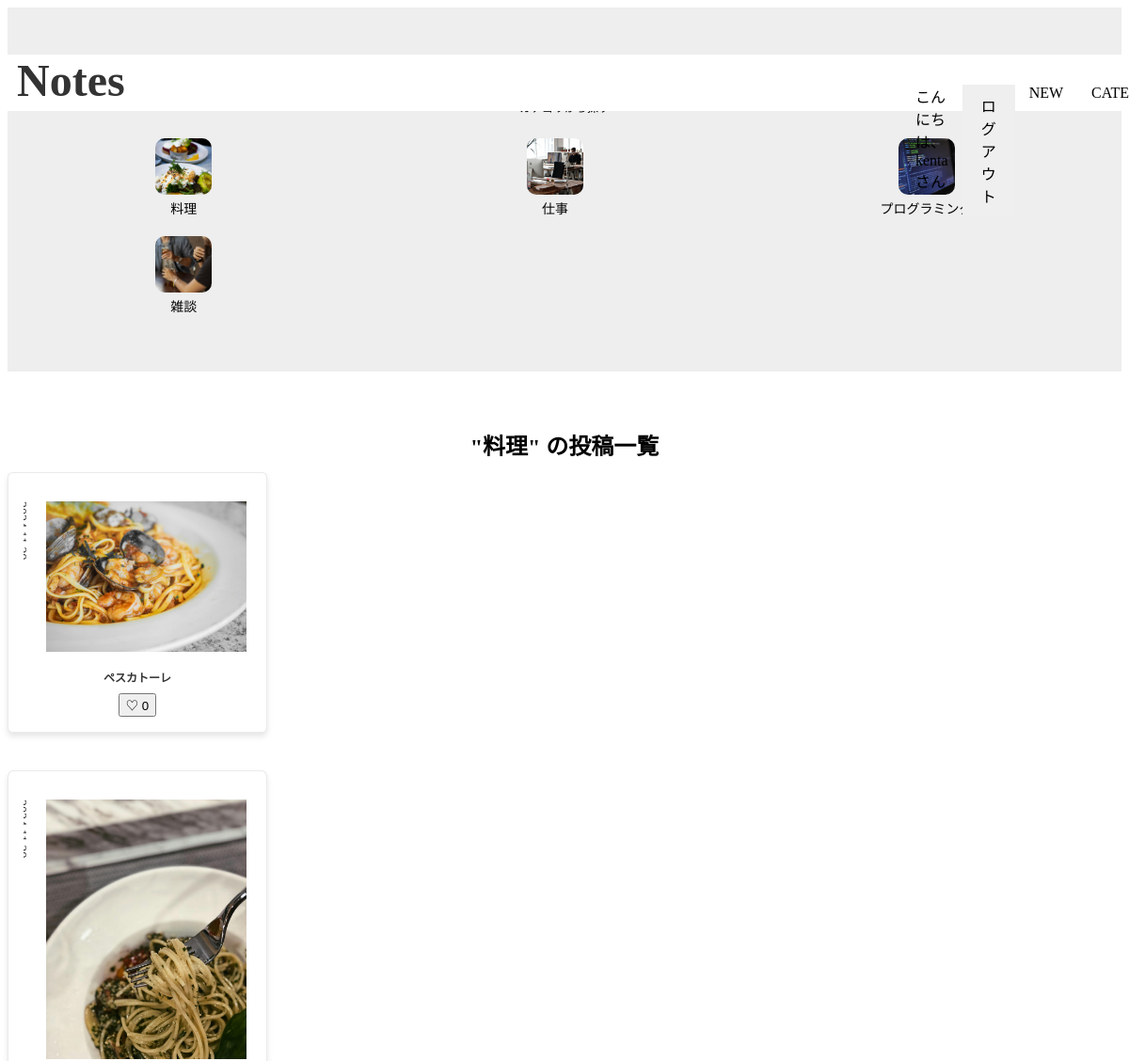
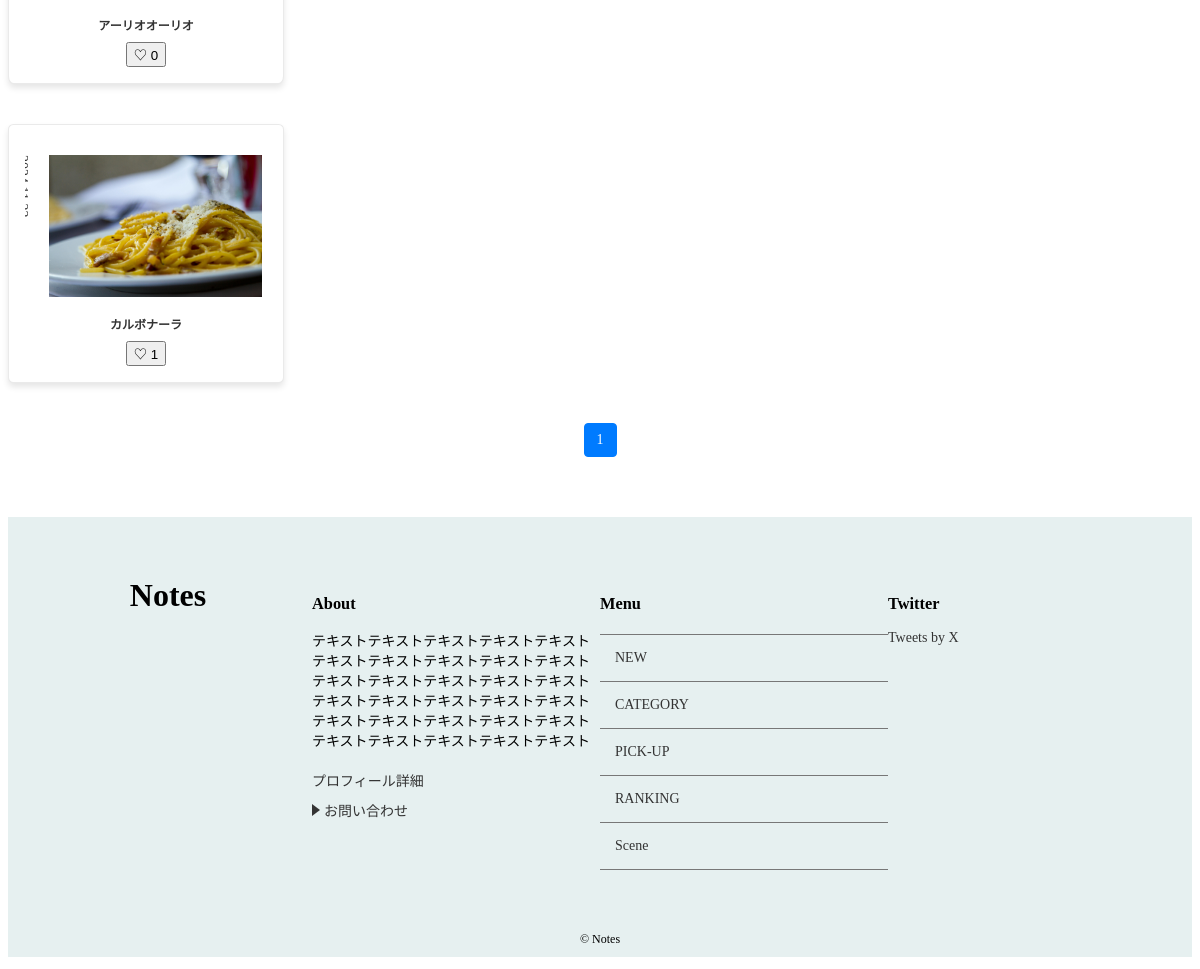
/category/1/ (signed in), run on the app's committed database (2 pictures, top to bottom).
### notes/models.py (models this page shows, shortened)
class Category(models.Model):
    name = models.CharField('カテゴリ',max_length=30)
    image = models.ImageField(upload_to='category_images/', blank=True,null=True)
    created_at = models.DateField('作成日',default=timezone.now)

class Post(models.Model):
    title = models.CharField('タイトル',max_length=255)
    image = models.ImageField(upload_to='images',verbose_name='イメージ画像',null=True, blank=True)
    text = models.TextField('本文')
    author = models.ForeignKey(User, on_delete=models.CASCADE, verbose_name='著者', null=True, blank=True)
    created_at = models.DateTimeField('作成日',default=timezone.now)
    category = models.ForeignKey(Category,verbose_name='カテゴリ',on_delete=models.PROTECT)
    views = models.PositiveIntegerField(default=1)
    tags = TaggableManager()
    def likes_count(self):
        return self.likes.count()

### notes/views.py (the view)
# urls.py: path('category/<int:pk>/',views.CategoryView.as_view(),name='category'),
class CategoryView(generic.ListView):
    model = Post
    paginate_by = 10
    template_name = 'notes/category.html'
    context_object_name = 'post_list'
    def get_queryset(self):
        category = get_object_or_404(Category,pk=self.kwargs['pk'])
        queryset = Post.objects.order_by('-created_at').filter(category=category)
        return queryset
    def get_context_data(self, **kwargs):
        context = super().get_context_data(**kwargs)
        category = get_object_or_404(Category, pk=self.kwargs['pk'])
        context['category'] = category
        all_pickups = list(Post.objects.order_by('-created_at')[:10])
        random_pickups = random.sample(all_pickups, min(len(all_pickups), 3))
        context['pickups'] = random_pickups
        context['ranked_posts'] = Post.objects.annotate(likes_count=Count('likes')).order_by('-likes_count')[:3]
        context['all_categories'] = Category.objects.all()
        user = self.request.user
        if user.is_authenticated:
            liked_posts = Like.objects.filter(user=user).values_list('post_id', flat=True)
            context['liked_posts'] = list(liked_posts)
        else:
            context['liked_posts'] = []
        context['current_sort'] = self.request.GET.get('sort', 'created_at')
        return context

### notes/context_processors.py (called while the page is built)
def common(repuest):
    context = {
        'category_list':Category.objects.all(),
    }
    return context

### notes/templatetags/mytag.py (called while the page is built)
@register.simple_tag
def url_replace(request,field,value):
    url_dict =request.GET.copy()
    url_dict[field] = value
    return url_dict.urlencode()

### notes/templates/notes/category.html (shortened to what this page needs)
{% extends 'notes/base.html' %}
{% load static %}
{% block content %}
<div id="category-container">
    <section class="category wrapper">
      <div class="category-top">
      </div>
      <div class="category-subtop">
      </div>
      <div class="category-list-container">
        {% for category in category_list %}
        <div class="category-list">
          <a class="" href="{% url 'notes:category' category.pk %}">
            {% if category.image %}
            <img class="category-image" src="{{ category.image.url }}" alt="{{ category.name }}">
            {% else %}
            <p>画像がありません。</p>
            {% endif%}
          </a>
          <p>{{ category.name }}</p>
        </div>
        {% endfor %}
      </div>
    </section>
</div>
<div class="category-related-container">
    <div class="category-related wrapper">
    {% if post_list %}
        <div class="category-related-top">
            "{{ category.name }}" の投稿一覧
        </div>
        {% for post in post_list %}
        <div class="article-content">
            <a href="{% url 'notes:detail' post.pk %}" >
            <ul>
                <li id="post-created-at">
                    <p>{{ post.created_at|date:"Y.m.d"}}</p>
                </li>
                <li id="post-image">
                    {% if post.image %}
                    <img src="{{ post.image.url }}" alt="画像">
                    {% else %}
                    <p>画像がありません。</p>
                    {% endif %}
                </li>
            </ul>
            <h2 class="article-title">
                  {{ post.title }}
            </h2>
            </a>
            {% if post.id in liked_post %}
              <button class="like-button liked" data-post-id="{{ post.id }}">
                ❤️<span class="like-count">{{ post.likes_count }}</span>
              </button>
            {% else %}
              <button class="like-button" data-post-id="{{ post.id }}">
                ♡ <span class="like-count">{{ post.likes_count }}</span>
              </button>
            {% endif %}
        </div>
        {% endfor %}
    {% else %}
        <p>このカテゴリーには投稿がありません。</p>
    {% endif %}
        <div class="page-menu">
        {% include 'notes/page.html' %}
        </div>
    </div>
</div>
{% endblock %}

### notes/templates/notes/base.html (shortened to what this page needs)
<!DOCTYPE html>
<html lang="ja">
<head>
    <link rel="stylesheet" href="https://cdnjs.cloudflare.com/ajax/libs/font-awesome/6.6.0/css/all.min.css">
     {% load static %}
    <link rel="stylesheet" href="{% static 'notes/css/index.css' %}">
    {% block extra_css %}
    <link rel="stylesheet" href="{% static 'notes/css/detail.css' %}">
    <link rel="stylesheet" href="{% static 'notes/css/contact_form.css' %}">
    <link rel="stylesheet" href="{% static 'notes/css/contact_confirm.css' %}">
    <link rel="stylesheet" href="{% static 'notes/css/contact_success.css' %}">
    <link rel="stylesheet" href="{% static 'notes/css/signup.css' %}">
    <link rel="stylesheet" href="{% static 'notes/css/login.css' %}">
    <link rel="stylesheet" href="{% static 'notes/css/category.css' %}">
    <link rel="stylesheet" href="{% static 'notes/css/post_tagged.css' %}">
    {% endblock %}
</head>
<body>
  <header id="header">
      <div class="site-title wrapper">
        <a href="{% url 'notes:index'%}">Notes</a>
      </div>
      <nav id="navi">
        <ul class="menu">
          {% if user.is_authenticated %}
          <li>
            <a href="{% url 'notes:about' %}">こんにちは、{{ user.username }} さん</a>
          </li>
          <li>
            <form action="{% url 'notes:logout' %}" method="post">
              <button type="submit">ログアウト</button>
            </form>
          </li>
          {% endif %}
          <li>
            <a href="#main-container">NEW</a>
          </li>
          <li>
            <a href="#category-container">CATEGORY</a>
          </li>
      </ul>
      </nav>
  </header>
  {% block content %}
  {% endblock %}
    <footer id="footer">
      <div class="content wrapper">
        <div class="content-top">
          Notes
        </div>
        <section class="item">
          <h3 class="footer-title">About</h3>
          <p>
            テキストテキストテキストテキストテキストテキストテキストテキストテキストテキスト
            テキストテキストテキストテキストテキストテキストテキストテキストテキストテキスト
            テキストテキストテキストテキストテキストテキストテキストテキストテキストテキスト
          </p>
          <ul class="about-list">
            <li><a href="#" class="{% url 'notes:about' %}">プロフィール詳細</a></li>
            <li><a href="{% url 'notes:contact_form' %}" class="arrow">お問い合わせ</a></li>
          </ul>
        </section>
        <section class="item">
          <h3 class="footer-title">Menu</h3>
          <ul class="menu-list">
            <li><a href="#main-container">NEW</a></li>
            <li><a href="#category-container">CATEGORY</a></li>
            <li><a href="#pick-up-container">PICK-UP</a></li>
            <li><a href="#ranking-container">RANKING</a></li>
            <li><a href="#scene-container">Scene</a></li>
          </ul>
        </section>
        <section class="item">
          <h3 class="footer-title">Twitter</h3>
          <a class="twitter-timeline" data-height="315" href="https://twitter.com/X?ref_src=twsrc%5Etfw">Tweets by X</a>
        </section>
      </div>
      <p class="copyright">&copy Notes</p>
    </footer>
</body>
</html>

### notes/static/notes/css/index.css (style rules this page uses)
* { box-sizing: border-box; }
html { font-size: 100%; scroll-behavior: smooth; }
body { font-size: 0.875rem; background-color: #ffffff; }
a { color: #333; text-decoration: none; transform: all 0.5s; }
img { max-width: 100%; }
li { list-style: none }
.wrapper { max-width: 1200px; margin: 0 auto; padding: 0 0; }
.site-title { font-size: 2rem; }
#header { display: flex; justify-content: space-between; width: 100%; height: 60px; background-color: #ffffff; position: fixed; z-index: 1000; }
#header .site-title { text-align: left; font-size: 2rem; font-weight: bold; margin-left: 10px; }
#navi { position: relative; }
.menu { list-style: none; padding: 0; margin: 0; position: fixed; top: 0; right: 0; height: 100%; width: 250px; background-color: #f8f8f8; transform: translateX(100%); transition: transform 0.3s ease; display: flex; flex-direction: column; gap: 1rem; padding-top: 2rem; }
.menu a, .menu button { display: inline-block; padding: 10px 20px; text-decoration: none; color: #000; border: none; border-radius: none; cursor: pointer; font-size: 16px; transition: background-color 0.3s ease; }
.article-content { text-align: center; padding: 1rem 1rem; margin-bottom: 40px; border: 1px solid rgba(51, 51, 51, 0.1); border-radius: 2%; }
.article-content ul { display: flex; justify-content: space-between; padding: 0; }
#post-created-at { writing-mode: vertical-rl; width: 8%; white-space: nowrap; overflow: hidden; text-align: left; margin: 0; padding: 0; }
#post-image { width: 90%; object-fit: cover; padding-right: 5px; }
.article-title { font-size: 0.75rem; margin: 0.5rem 0 0.5rem 0; }
#category-container { background-color: #eeeeee; padding-top: 60px; padding-bottom: 60px; }
.category-top { display: inline-block; width: 100%; text-align: center; font-size: 2rem; font-weight: bold; }
.category-subtop { display: inline-block; width: 100%; text-align: center; margin-bottom: 1.5rem; font-size: 0.75rem; }
.category { text-align: center; }
.category-list-container { display: flex; flex-wrap: wrap; gap: 20px; }
.category-list { flex: 0 0 calc(33.33% - 20px); box-sizing: border-box; text-align: center; }
.category-list p { margin: 0; }
.category-image { width: 60px; height: 60px; object-fit: cover; border-radius: 10px; }
#footer { font-size: 0.875rem; background-color: #e6f0f0; }
#footer .item { margin-bottom: 20px; width: 100%; }
footer { padding-top: 60px; }
#footer .content { display: flex; justify-content: space-between; flex-direction: column; align-items: flex-start; padding: 0 1rem; }
.content-top { display: inline-block; width: 100%; text-align: center; font-size: 2rem; font-weight: bold; }
#footer ul.about-list { margin: 20px 0; padding: 0; }
#footer ul.about-list li { margin-bottom: 10px; }
#footer ul.about-list .arrow { position: relative; display: inline-block; padding-left: 12px; color: #333; }
#footer ul.about-list .arrow::before { content: ''; width: 0; height: 0; border-style: solid; border-width: 6px 0 6px 8px; border-color: transparent transparent transparent #333; position: absolute; top: 50%; left: 0; margin-top: -6px; }
#footer ul.menu-list { border-bottom: 1px solid #777; margin: 20px 0; padding: 0; }
#footer ul.menu-list li { border-top: 1px solid #777; padding: 15px; }
#footer .copyright { font-size: 0.750rem; text-align: center; padding: 10px 0; }
@media (min-width: 768px) { #header { margin-top: 50px; margin-bottom: 100px; } }
@media (min-width: 768px) { #header .site-title { font-size: 3rem; } }
@media (min-width: 768px) { .article-content { background-color: white; border: 1px solid #ddd; border-radius: 5px; box-shadow: 0 4px 6px rgba(0, 0, 0, 0.1); padding: 20px; text-align: center; flex: 1 1 calc(33.333% - 20px); max-width: calc(33.333% - 20px); } }
@media (min-width: 768px) { #post-created-at { width: 10%; text-align: center; } }
@media (min-width: 768px) { #post-image { width: 85%; } }
@media (min-width: 768px) { #footer .content { flex-direction: row; justify-content: space-between; } }
@media (min-width: 768px) { .menu { display: flex; flex-direction: row; position: static; transform: none; height: auto; background-color: transparent; gap: 0; } }
@media (min-width: 768px) { .menu a { padding: 0 15px; } }
@media (min-width: 768px) { .article-content { background-color: white; border: 1px solid #ddd; border-radius: 5px; box-shadow: 0 4px 6px rgba(0, 0, 0, 0.1); padding: 20px; text-align: center; flex: 1 1 calc(25% - 20px); max-width: calc(25% - 20px); } }

### data on the page
Category: image (picture), name "料理"
Category: image (picture), name "仕事"
Category: image (picture), name "プログラミング"
Category: image (picture), name "雑談"
Post: image (picture), title "ペスカトーレ", likes_count "0"
Post: image (picture), title "アーリオオーリオ", likes_count "0"
Post: image (picture), title "カルボナーラ", likes_count "1"

### other printed values
{{ user.username }} "kenta"
{{ link_page }} "1"
